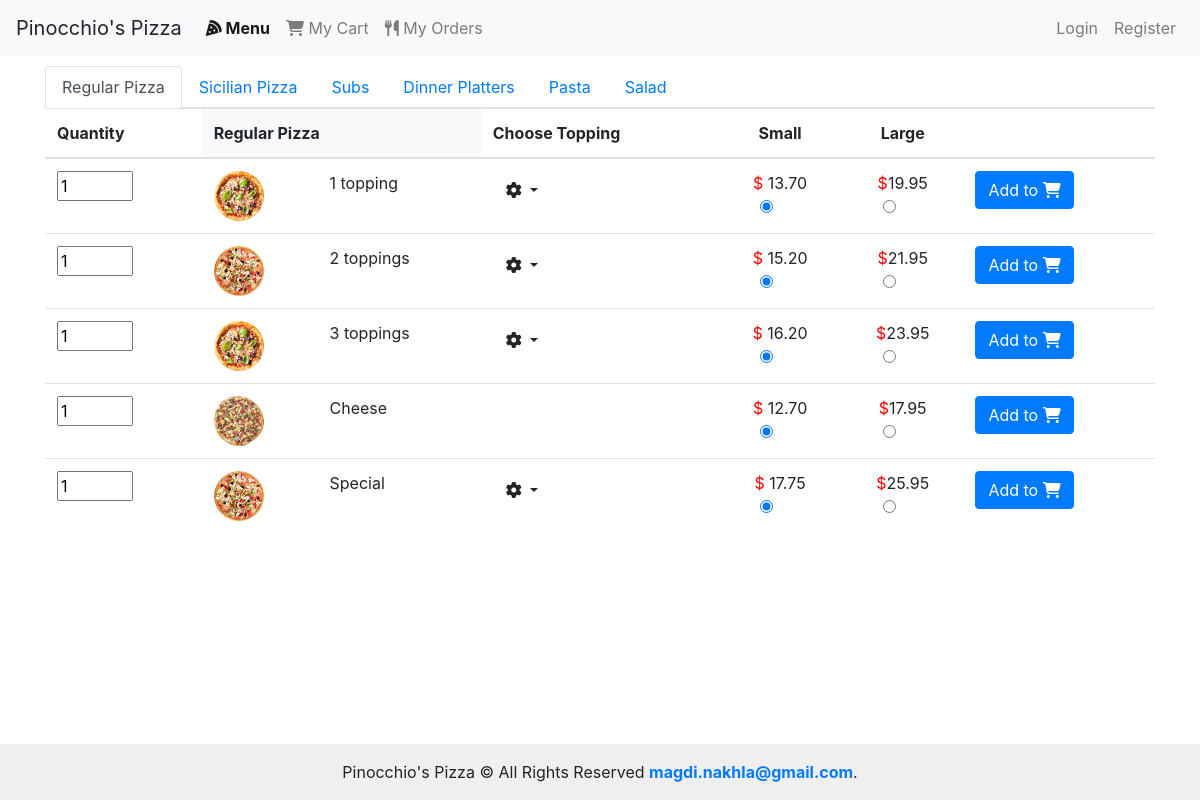
The page / on the database its author committed.
### orders/models.py (models this page shows, shortened)
class RegularPizza(models.Model):
    name = models.CharField(max_length=64, db_index=True)
    slug = models.SlugField(max_length=64, db_index=True)
    image = models.ImageField(upload_to="images/", blank=True, default=None)
    price_s = models.DecimalField(max_digits=5, decimal_places=2, blank=True, null=True)
    price_l = models.DecimalField(max_digits=5, decimal_places=2, blank=True, null=True)
    toppings_limit = models.IntegerField(blank=True)
    class Meta:
        ordering = ('name',)
        index_together = ['id', 'slug']

### orders/views.py (the view)
# urls.py: path("", views.index, name="index"),
def index(request):
    context = {
        "RegularPizza": RegularPizza.objects.all(),
        "SicilianPizza": SicilianPizza.objects.all(),
        "Sub": Sub.objects.all(),
        "DinnerPlatter": DinnerPlatter.objects.all(),
        "Pasta": Pasta.objects.all(),
        "Salad": Salad.objects.all(),
        "PizzaTopping": PizzaTopping.objects.all(),
        "SubTopping": SubTopping.objects.all(),
        "user": request.user,
        'current_Page' : 'Menu'
    }
    return render(request, "orders/index.html", context)

### orders/models.py (called while the page is built)
    def __str__(self):
        return self.name

    def __str__(self):
        return self.name

### orders/templates/orders/index.html (shortened to what this page needs)
{% extends "orders/base.html" %}
{% block content%}
<div class="container">
  <div class="row">
    <div class="col-lg-12">
      <nav>
        <div class="nav nav-tabs" id="nav-tab" role="tablist">
          <a class="nav-item nav-link active" id="nav-Regual-tab" data-toggle="tab" href="#nav-Regular" role="tab" aria-controls="nav-Regular" aria-selected="true">Regular Pizza</a>
          <a class="nav-item nav-link" id="nav-Sicilian-tab" data-toggle="tab" href="#nav-Sicilian" role="tab" aria-controls="nav-Sicilian" aria-selected="false">Sicilian Pizza</a>
          <a class="nav-item nav-link" id="nav-Sub-tab" data-toggle="tab" href="#nav-Sub" role="tab" aria-controls="nav-Sub" aria-selected="false">Subs</a>
          <a class="nav-item nav-link" id="nav-DinnerPlatter-tab" data-toggle="tab" href="#nav-DinnerPlatter" role="tab" aria-controls="nav-DinnerPlatter" aria-selected="false">Dinner Platters</a>
          <a class="nav-item nav-link" id="nav-Pasta-tab" data-toggle="tab" href="#nav-Pasta" role="tab" aria-controls="nav-Pasta" aria-selected="false">Pasta</a>
          <a class="nav-item nav-link" id="nav-Salad-tab" data-toggle="tab" href="#nav-Salad" role="tab" aria-controls="nav-Salad" aria-selected="false">Salad</a>
        </div>
      </nav>
      <div class="tab-content" id="nav-tabContent">
        <div class="tab-pane fade show active" id="nav-Regular" role="tabpanel" aria-labelledby="nav-Regular-tab">
          <table class="table">
            <thead>
              <tr>
                <th>Quantity</th>
                <th colspan="2"  bgcolor="#F8F9FA">Regular Pizza</th>
                <th>Choose Topping</th>
                <th class="text-center" scope="col">Small</th>
                <th class="text-center" scope="col">Large</th>
                <th></th>
              </tr>
            </thead>
            <tbody>
              {% for item in RegularPizza %}
              <tr>
                <form action="{% url 'cart_add' %}" method="POST">
                  <td><input type="number" name="quantity" min="1" max="9" value="1"></td>
                  <th scope="row"><img src="media/{{item.image}}" width="50" height="50"></th>
                  <td>{{item.name}}</td>
                  <td>
                    {% if item.toppings_limit > 0 %}
                    <div class="dropdown">
                          <button class="btn btn-default dropdown-toggle" type="button"
                                  id="dropdownMenu1" data-toggle="dropdown"
                                  aria-haspopup="true" aria-expanded="true">
                                  <i class="fas fa-cog"></i>
                          </button>
                      </div>
                      {% endif %}
                    </td>
                  <td class="currency text-center">
                    {{item.price_s}}<br>
                    <input class="form-check-input RD_Size" type="radio" name="rd_size_RP_{{item.id}}" id="gridRadios1" value="Small" checked>
                  </td>
                  <td class="currency text-center">{{item.price_l}}<br>
                      <input class="form-check-input RD_Size" type="radio" name="rd_size_RP_{{item.id}}" id="gridRadios2" value="Large">
                  </td>
                  <td><button type="submit" class="btn btn-primary" ToppingLimit="{{item.toppings_limit}}" onclick="return validateToppingsCheckedCount( this, 'chk_RP_{{item.id}}');" >Add to <i class="fas fa-shopping-cart"></i></button></td>
                </form>
              </tr>
              {% endfor %}
            </tbody>
          </table>
        </div>
      </div>
    </div>
  </div>
</div>
{% endblock %}

### orders/templates/orders/base.html (shortened to what this page needs)
{% load static %}
<!DOCTYPE html>
<html>
  <head>
    <link rel="stylesheet" href="https://stackpath.bootstrapcdn.com/bootstrap/4.3.1/css/bootstrap.min.css">
    <link rel="stylesheet" href="{% static 'orders/css/main.css' %}">
  </head>
  <body>
    <nav class="navbar navbar-expand-lg navbar-light bg-light">
      <a class="navbar-brand">Pinocchio's Pizza</a>
      <div class="collapse navbar-collapse" id="navbarSupportedContent">
        <ul class="navbar-nav mr-auto">
          <li class="nav-item {% if current_Page == 'Menu' %} active font-weight-bold {% endif %}">
            <a class="nav-link" href="{% url 'index' %}"><i class="fas fa-pizza-slice"></i> Menu  <span class="sr-only">(current)</span></a>
          </li>
          <li class="nav-item {% if current_Page == 'My Cart' %} active font-weight-bold {% endif %}">
            <a class="nav-link" href="{% url 'cart_items' %}"><i class="fas fa-shopping-cart"></i> My Cart</a>
          </li>
          <li class="nav-item {% if current_Page == 'My Orders' %} active font-weight-bold {% endif %}">
            <a class="nav-link" href="{% url 'myOrders' %}"><i class="fas fa-utensils"></i> My Orders</a>
          </li>
        </ul>
        <ul class="navbar-nav ml-auto">
        {% if user.is_authenticated %}
          <li class="nav-item">
            <a class="nav-link  {% if current_Page == 'Profile' %} active font-weight-bold {% endif %}" href="{% url 'profile' %}"> Welcome {{user}}</a>
          </li>
          <li class="nav-item">
            <a class="nav-link" href="{% url 'logout' %}">Logout</a>
          </li>
        {% else %}
          <li class="nav-item">
            <a class="nav-link" href="{% url 'login' %}">Login</a>
          </li>
          <li class="nav-item">
            <a class="nav-link" href="{% url 'register' %}">Register</a>
          </li>
        {% endif %}
        </ul>
      </div>
    </nav>
    <div class="container"  class="col-lg-12">
      <div class="row">
        {% block content %}{% endblock %}
      </div>
    </div>
    <div class="footer">Pinocchio's Pizza © All Rights Reserved <strong><a href="mailto:magdi.nakhla@gmail.com">magdi.nakhla@gmail.com</a></strong>.</div>
    </body>
</html>

### orders/static/orders/css/main.css (style rules this page uses)
.container { padding-top: 5px; }
.currency::before { color: red; content: "$"; }
html { height: 100%; box-sizing: border-box; }
body { position: relative; margin: 0; padding-bottom: 6rem; min-height: 100%; }
.footer { position: absolute; right: 0; bottom: 0; left: 0; padding: 1rem; background-color: #efefef; text-align: center; }

### rows shown on the page
RegularPizza: image (picture), name "1 topping", price_s "13.70", price_l "19.95"
RegularPizza: image (picture), name "2 toppings", price_s "15.20", price_l "21.95"
RegularPizza: image (picture), name "3 toppings", price_s "16.20", price_l "23.95"
RegularPizza: image (picture), name "Cheese", price_s "12.70", price_l "17.95"
RegularPizza: image (picture), name "Special", price_s "17.75", price_l "25.95"
